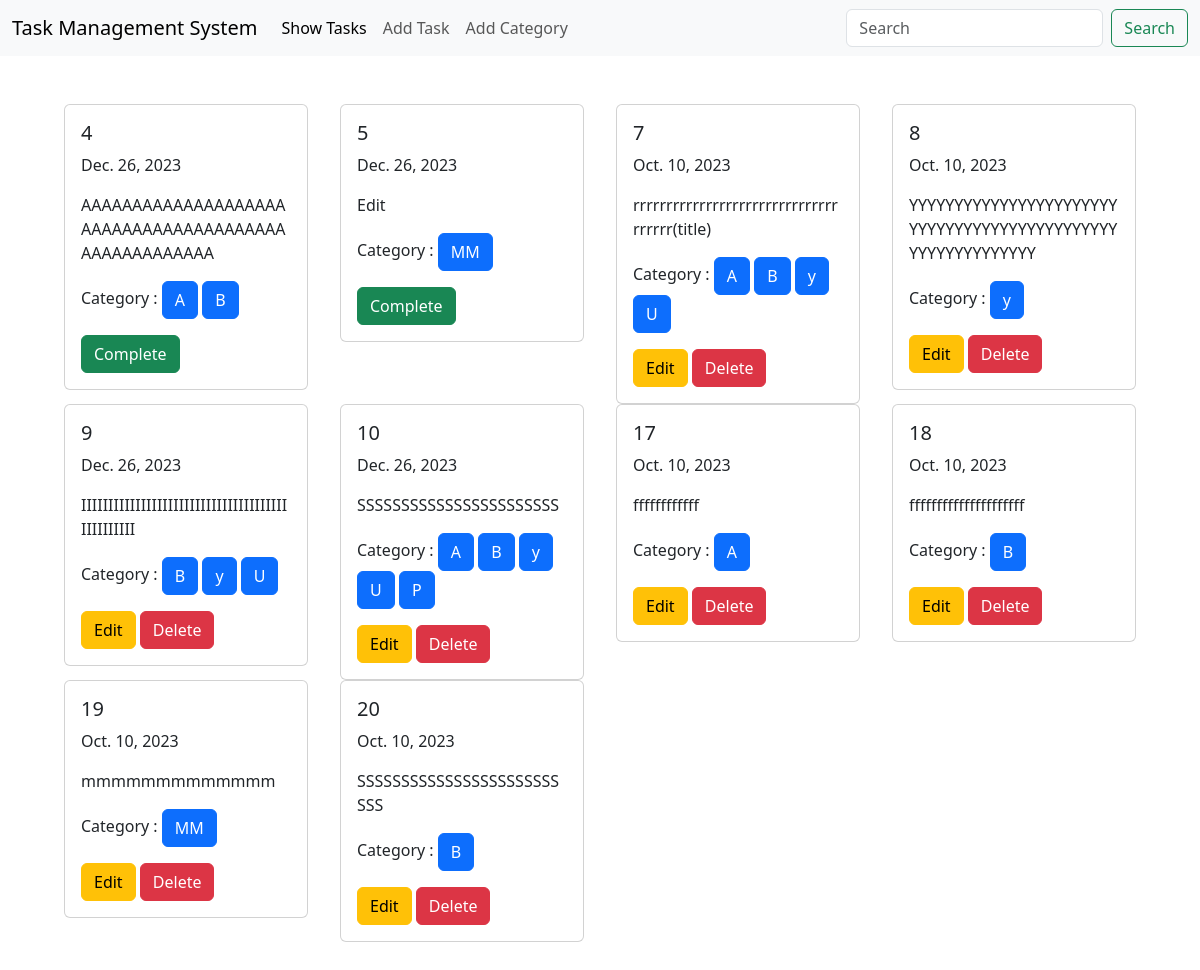
The page / on the database its author committed.
### task/models.py (models this page shows, shortened)
class taskModel(models.Model):
    taskTitle=models.CharField(max_length=50)
    taskDescription=models.TextField()
    isCompleted=models.BooleanField(default=False)
    taskAssignDate=models.DateField()
    category=models.ManyToManyField(categoryModel)

### category/models.py (models this page shows, shortened)
class categoryModel(models.Model):
    categoryName=models.CharField(max_length=50)

### TaskManagementSystem/views.py (the view)
# urls.py: 2. Add a URL to urlpatterns:  path('', views.home, name='home')
def home(request):
    data=taskModel.objects.all()
    return render (request,'home.html',{'data':data})

### templates/home.html
{% extends "base.html" %}
{% load crispy_forms_tags %}
{% block content %}
<div class="d-flex flex-wrap justify-content-start p-5 px-5 pt-5">
    {% for i in data %}
    <div class="col-sm-3">
        <div class="card mx-3">
          <div class="card-body">
            <h5 class="card-title">{{i.id}}</h5>
            <p>{{i.taskAssignDate}}</p>
            <p class="card-text">{{i.taskDescription}}</p>
            <p>Category :
                {% for j in i.category.all %}
                <span class="btn btn-primary">{{ j.categoryName }}</span>
                {% endfor %}
            </p>
            {% if i.isCompleted == False %}
            <a href="{% url 'editTask' i.id %}" class="btn btn-warning">Edit</a>
            <a href="{% url 'deleteTask' i.id %}" class="btn btn-danger">Delete</a>
            {% else %}
            <a href="" class="btn btn-success">Complete</a>
            {% endif %}
          </div>
        </div>
      </div>
    {% endfor %}
  </div>
{% endblock content %}

### templates/base.html (shortened to what this page needs)
<!DOCTYPE html>
<html lang="en">
<head>
    <link href="https://cdn.jsdelivr.net/npm/bootstrap@5.3.2/dist/css/bootstrap.min.css" rel="stylesheet">
</head>
<body>
    <nav class="navbar navbar-expand-lg bg-body-tertiary">
        <div class="container-fluid">
          <a class="navbar-brand" href="">Task Management System</a>
          <div class="collapse navbar-collapse" id="navbarSupportedContent">
            <ul class="navbar-nav me-auto mb-2 mb-lg-0">
              <li class="nav-item">
                <a class="nav-link active" aria-current="page" href="/">Show Tasks</a>
              </li>
              <li class="nav-item">
                <a class="nav-link" href="{% url 'addTask' %}">Add Task</a>
              </li>
              <li class="nav-item">
                <a class="nav-link" href="{% url 'addCategory' %}">Add Category</a>
              </li>
            </ul>
            <form class="d-flex" role="search">
              <input class="form-control me-2" type="search" placeholder="Search" aria-label="Search">
              <button class="btn btn-outline-success" type="submit">Search</button>
            </form>
          </div>
        </div>
      </nav>
    {% block content %}
    {% endblock content %}
</body>
</html>

### rows shown on the page
taskModel: id "4", taskAssignDate "Dec. 26, 2023", taskDescription "AAAAAAAAAAAAAAAAAAAAAAAAAAAAAAAAAAAAAAAAAAAAAAAAAAAAA", isCompleted "Complete"
categoryModel: categoryName "A"
categoryModel: categoryName "B"
taskModel: id "5", taskAssignDate "Dec. 26, 2023", taskDescription "Edit", isCompleted "Complete"
categoryModel: categoryName "MM"
taskModel: id "7", taskAssignDate "Oct. 10, 2023", taskDescription "rrrrrrrrrrrrrrrrrrrrrrrrrrrrrrrrrrrrr(title)", isCompleted "Edit"
categoryModel: categoryName "y"
categoryModel: categoryName "U"
taskModel: id "8", taskAssignDate "Oct. 10, 2023", taskDescription "YYYYYYYYYYYYYYYYYYYYYYYYYYYYYYYYYYYYYYYYYYYYYYYYYYYYYYYYYYYY", isCompleted "Edit"
taskModel: id "9", taskAssignDate "Dec. 26, 2023", taskDescription "IIIIIIIIIIIIIIIIIIIIIIIIIIIIIIIIIIIIIIIIIIIIIIII", isCompleted "Edit"
taskModel: id "10", taskAssignDate "Dec. 26, 2023", taskDescription "SSSSSSSSSSSSSSSSSSSSSSS", isCompleted "Edit"
categoryModel: categoryName "P"
taskModel: id "17", taskAssignDate "Oct. 10, 2023", taskDescription "ffffffffffff", isCompleted "Edit"
taskModel: id "18", taskAssignDate "Oct. 10, 2023", taskDescription "fffffffffffffffffffff", isCompleted "Edit"
taskModel: id "19", taskAssignDate "Oct. 10, 2023", taskDescription "mmmmmmmmmmmmm", isCompleted "Edit"
taskModel: id "20", taskAssignDate "Oct. 10, 2023", taskDescription "SSSSSSSSSSSSSSSSSSSSSSSSSS", isCompleted "Edit"
